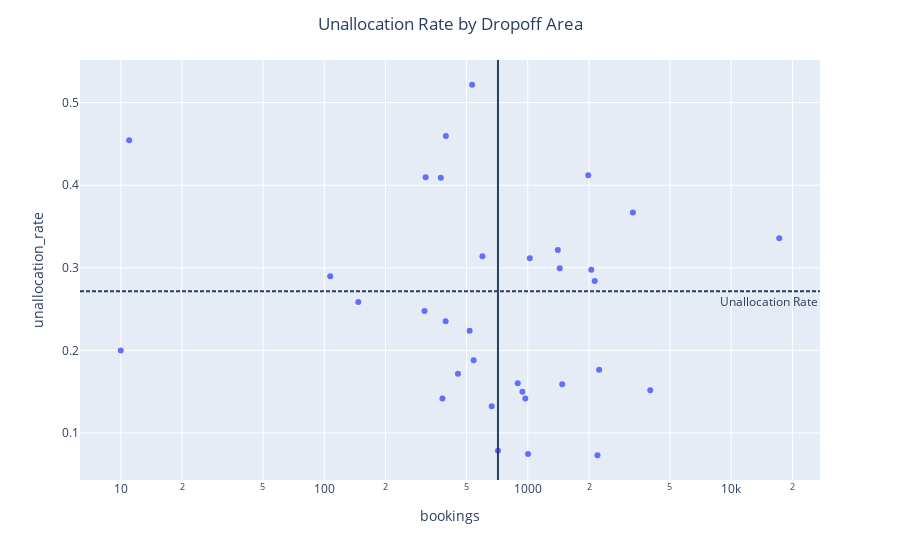

This figure's notebook cell:
### Code cell
import plotly.express as px
fig = px.scatter(dropoff_agg, y='unallocation_rate'
                 , x='bookings'
                 , hover_data=['dropoff']
#                  , text="pickup"
                 , log_x=True#, size_max=60
)
fig.update_traces(textposition='top center')

fig.add_vrect(x0=dropoff_agg.bookings.median()
              , x1=dropoff_agg.bookings.median()
              , annotation_text="Median Bookings"
              , annotation_position="top left"
              , line_dash="dot",)


fig.add_hrect(y0=dropoff_agg.weighted_unallocation_rate.sum()
              , y1=dropoff_agg.weighted_unallocation_rate.sum()
              , annotation_text="Unallocation Rate"
              , annotation_position="top right"
              , line_dash="dot",)
fig.update_layout(title='Unallocation Rate by Dropoff Area', title_x = 0.5)
fig.show()

### Figure 1 — Plotly figure (JSON) as saved in the notebook; plotly's stock layout.template omitted (floating-point values rounded to 4 significant figures)
{"data": [{"customdata": [["City"], ["Loyang Road"], ["Woodlands"], ["Ang Mo Kio/Bishan"], ["Queenstown"], ["Jurong East"], ["Tiong Bahru"], ["Yishun"], ["Upper East Coast Road"], ["Toa Payoh"], ["Punggol/Sengkang"], ["Bedok"], ["Bukit Batok"], ["Pasir Ris"], ["Tuas"], ["Jurong West"], ["Chua Chu Kang"], ["Ubi"], ["Hougang"], ["Mandai"], ["Fort Road"], ["Seletar"], ["MacPherson"], ["NTU"], ["Marine Parade"], ["Sentosa"], ["Clementi"], ["Eng Neo"], ["Farrer Road"], ["Diary Farm"], ["Lim Chu Kang"], ["Tampines Road"], ["Tengah"]], "hovertemplate": "bookings=%{x}<br>unallocation_rate=%{y}<br>dropoff=%{customdata[0]}<extra></extra>", "legendgroup": "", "marker": {"color": "#636efa", "symbol": "circle"}, "mode": "markers", "name": "", "orientation": "v", "showlegend": false, "textposition": "top center", "type": "scatter", "x": [17216, 4001, 2202, 2242, 3286, 2134, 2052, 1003, 1477, 1436, 714, 941, 973, 893, 1983, 1406, 665, 1024, 542, 454, 518, 381, 599, 395, 311, 396, 374, 533, 315, 147, 107, 10, 11], "xaxis": "x", "y": [0.3358, 0.1517, 0.07312, 0.1766, 0.367, 0.284, 0.2978, 0.07478, 0.1591, 0.2994, 0.07843, 0.1498, 0.1418, 0.1601, 0.412, 0.3215, 0.1323, 0.3115, 0.1882, 0.1718, 0.2239, 0.1417, 0.3139, 0.2354, 0.2476, 0.4596, 0.4091, 0.5216, 0.4095, 0.2585, 0.2897, 0.2, 0.4545], "yaxis": "y"}], "layout": {"annotations": [{"showarrow": false, "text": "Median Bookings", "x": 714, "xanchor": "left", "xref": "x", "y": 1, "yanchor": "top", "yref": "y domain"}, {"showarrow": false, "text": "Unallocation Rate", "x": 1, "xanchor": "right", "xref": "x domain", "y": 0.2717, "yanchor": "top", "yref": "y"}], "legend": {"tracegroupgap": 0}, "margin": {"t": 60}, "shapes": [{"line": {"dash": "dot"}, "type": "rect", "x0": 714, "x1": 714, "xref": "x", "y0": 0, "y1": 1, "yref": "y domain"}, {"line": {"dash": "dot"}, "type": "rect", "x0": 0, "x1": 1, "xref": "x domain", "y0": 0.2717, "y1": 0.2717, "yref": "y"}], "title": {"text": "Unallocation Rate by Dropoff Area", "x": 0.5}, "xaxis": {"anchor": "y", "domain": [0, 1], "title": {"text": "bookings"}, "type": "log"}, "yaxis": {"anchor": "x", "domain": [0, 1], "title": {"text": "unallocation_rate"}}}}
